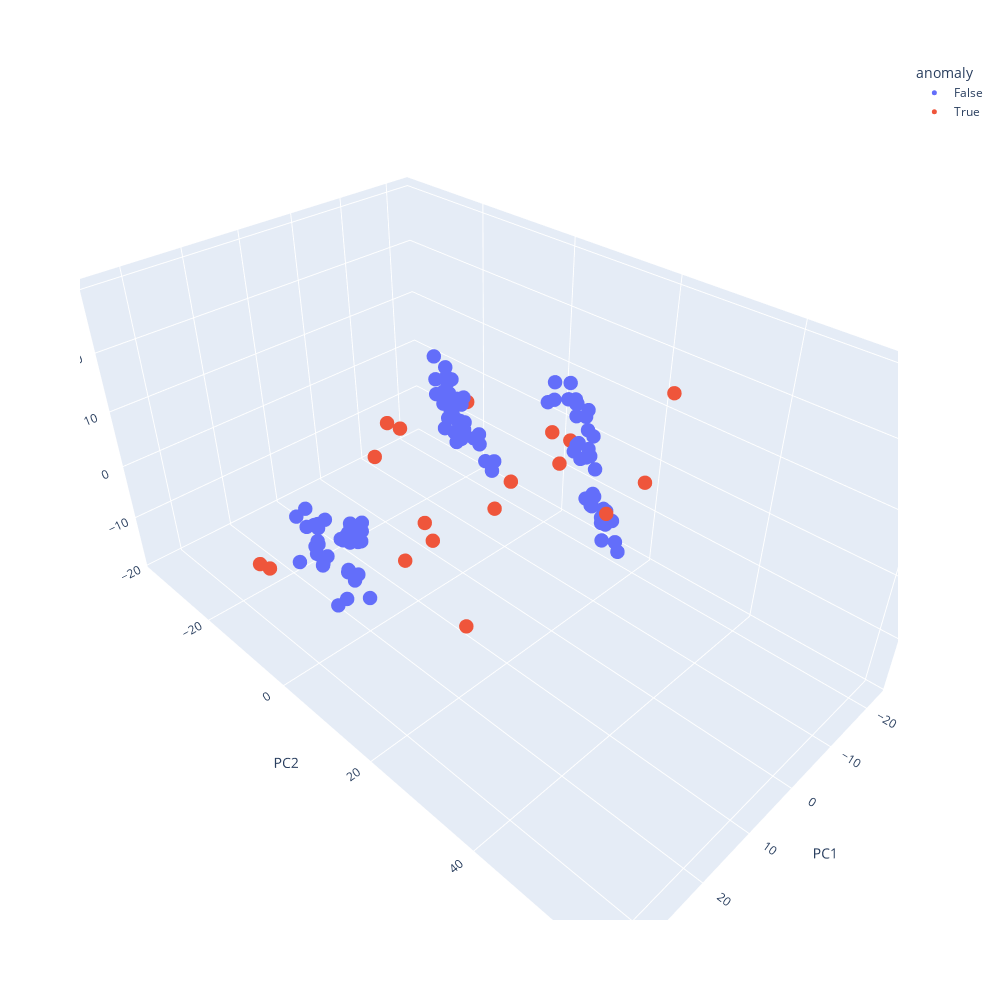

Notebook cell for this chart:
### Code cell
# TODO: 2. set threshold
threshold = np.percentile(df_pca_combined['score'], 15)

# TODO: 3. predict anomalies
df_pca_combined['anomaly'] = df_pca_combined['score'] < threshold

# TODO: visualize the data
fig = px.scatter_3d(df_pca_combined, x='PC1', y='PC2', z='PC3', color='anomaly')
fig.update_traces(marker=dict(size=5))
fig.update_layout(width=1000, height=1000)
fig.show()

# TODO: print classification report
from sklearn.metrics import classification_report
